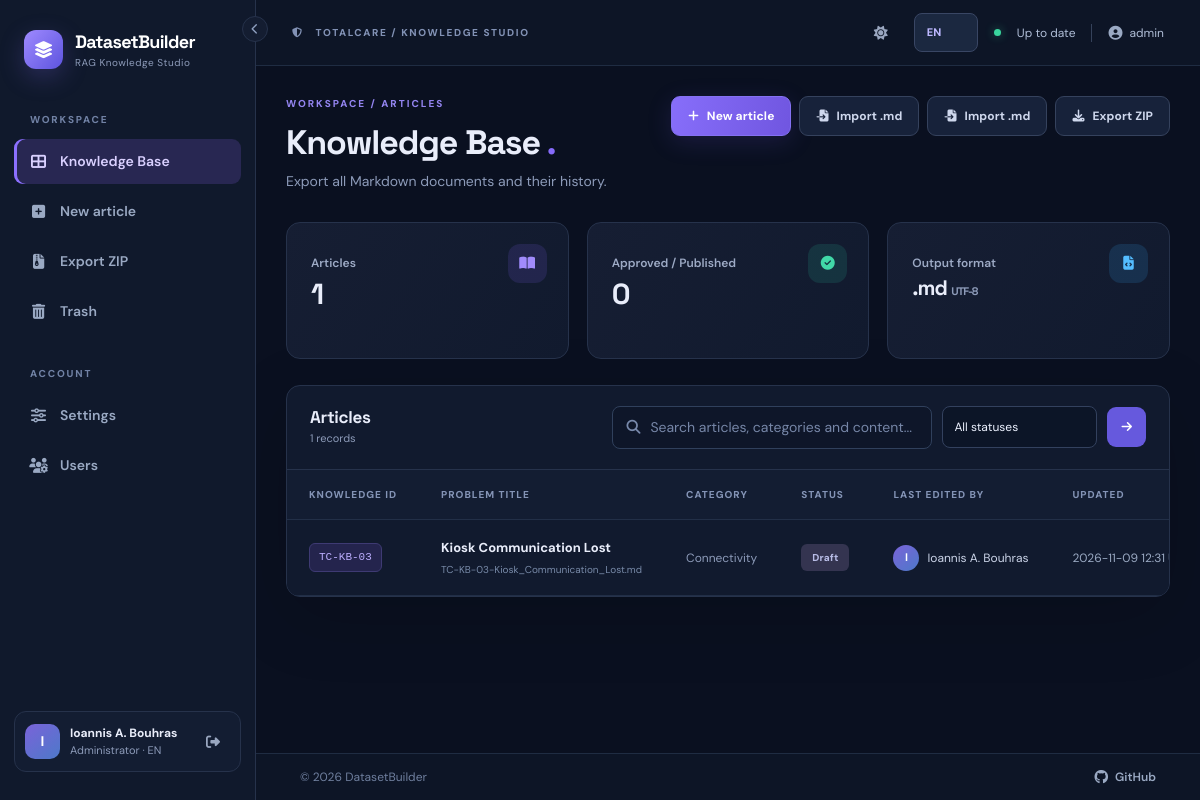
The page / (signed in) on the database its author committed.
### datasetbuilder/models.py (models this page shows, shortened)
class User(UserMixin, db.Model):
    __tablename__ = "users"
    id = db.Column(db.Integer, primary_key=True)
    username = db.Column(db.String(80), nullable=False, unique=True)
    display_name = db.Column(db.String(160), nullable=False)
    password_hash = db.Column(db.String(255), nullable=False)
    role = db.Column(db.String(20), nullable=False, default="editor")
    active = db.Column(db.Boolean, nullable=False, default=True)
    created_at = db.Column(db.DateTime, nullable=False, default=utcnow)
    last_login_at = db.Column(db.DateTime)
    preferred_language = db.Column(db.String(2), nullable=False, default="en")
    preferred_theme = db.Column(db.String(5), nullable=False, default="dark")
    @property
    def is_active(self):
        return self.active
    def can_edit(self):
        return self.role in ("admin", "editor")
    def is_admin(self):
        return self.role == "admin"

class Document(db.Model):
    __tablename__ = "documents"
    __table_args__ = (Index("ix_documents_search_filters", "deleted_at", "knowledge_status", "category"),)
    id = db.Column(db.Integer, primary_key=True)
    title = db.Column(db.String(240), nullable=False)
    slug = db.Column(db.String(260), nullable=False)
    markdown = db.Column(db.Text, nullable=False)
    category = db.Column(db.String(120), nullable=False, default="General")
    knowledge_status = db.Column(db.String(60), nullable=False, default="Draft")
    product = db.Column(db.String(120), nullable=False, default="TotalCare")
    language = db.Column(db.String(40), nullable=False, default="English")
    created_by_id = db.Column(db.Integer, db.ForeignKey("users.id", ondelete="RESTRICT"), nullable=False)
    updated_by_id = db.Column(db.Integer, db.ForeignKey("users.id", ondelete="RESTRICT"), nullable=False)
    revision = db.Column(db.Integer, nullable=False, default=1)
    created_at = db.Column(db.DateTime, nullable=False, default=utcnow)
    updated_at = db.Column(db.DateTime, nullable=False, default=utcnow)
    deleted_at = db.Column(db.DateTime)
    sync_error = db.Column(db.Text)
    created_by = db.relationship("User", foreign_keys=[created_by_id], lazy="joined")
    updated_by = db.relationship("User", foreign_keys=[updated_by_id], lazy="joined")
    versions = db.relationship("DocumentRevision", back_populates="document", order_by="DocumentRevision.number.desc()")
    @property
    def kb_id(self):
        from flask import current_app
        return f"{current_app.config['KB_PREFIX']}-{self.id:0{current_app.config['KB_PADDING']}d}"
    @property
    def filename(self):
        return f"{self.kb_id}-{self.slug}.md"

### datasetbuilder/views.py (the view)
@bp.get('/')
@login_required
def dashboard():
    q = request.args.get('q', '').strip()[:160]
    status = request.args.get('status', '').strip()[:60]
    query = _filtered_documents()
    page = max(request.args.get('page', 1, type=int), 1)
    page_results = query.order_by(Document.updated_at.desc(), Document.id.desc()).paginate(
        page=page, per_page=24, error_out=False)
    total = db.session.query(Document).filter(Document.deleted_at.is_(None)).count()
    published = db.session.query(Document).filter(Document.deleted_at.is_(None),
        Document.knowledge_status.in_(['Published', 'Approved'])).count()
    return render_template('dashboard.html', records=page_results, q=q,
                           status=status, total=total, published=published)

### datasetbuilder/__init__.py (called while the page is built)
@login_manager.user_loader
def load_user(user_id):
    try:
        user = db.session.get(User, int(user_id))
        return user if user and user.active else None
    except (TypeError, ValueError):
        return None

### datasetbuilder/i18n.py (called while the page is built)
def translate(key, lang='en'):
    return (EL if lang == 'el' else EN).get(key, EN.get(key, key))

### datasetbuilder/views.py (called while the page is built)
def _filtered_documents():
    query = db.session.query(Document).filter(Document.deleted_at.is_(None))
    q = request.args.get('q', '').strip()[:160]
    status = request.args.get('status', '').strip()[:60]
    if q:
        pattern = f'%{q}%'
        query = query.filter(or_(Document.title.ilike(pattern), Document.markdown.ilike(pattern),
                                 Document.category.ilike(pattern), Document.product.ilike(pattern)))
    if status in KNOWLEDGE_STATUS_VALUES:
        query = query.filter(Document.knowledge_status == status)
    return query

### datasetbuilder/templates/dashboard.html (shortened to what this page needs)
{% extends 'base.html' %}
{% block content %}
<section class="page-head"><div><div class="eyebrow">{{ t('workspace_eyebrow')|upper }}</div><h1>{{ t('dashboard') }} <span class="heading-accent">.</span></h1><p class="muted">{{ t('files_exported') }}</p></div><div class="d-flex gap-2 flex-wrap">{% if current_user.can_edit() %}<a class="btn btn-primary" href="{{ url_for('main.new_document') }}"><i class="fa-solid fa-plus me-2"></i>{{ t('new_article') }}</a>{% endif %}{% if current_user.can_edit() %}<form action="{{ url_for('main.import_markdown') }}" method="post" enctype="multipart/form-data" class="d-inline-flex"><input type="hidden" name="csrf_token" value="{{ csrf_token() }}"><label class="btn btn-outline-light-custom" for="import-document"><i class="fa-solid fa-file-import me-2"></i>{{ t('import_md') }}</label><input type="file" id="import-document" name="file" accept=".md,text/markdown,text/plain" class="visually-hidden"></form>{% endif %}{% if current_user.can_edit() %}<form method="post" enctype="multipart/form-data" action="{{ url_for('main.import_document') }}" class="import-form"><input type="hidden" name="csrf_token" value="{{ csrf_token() }}"><label class="btn btn-outline-light-custom mb-0" for="import-md-input"><i class="fa-solid fa-file-import me-2"></i>{{ t('import_file') }}</label><input id="import-md-input" type="file" name="file" accept=".md,text/markdown" class="visually-hidden" required></form>{% endif %}<a class="btn btn-outline-light-custom" href="{{ url_for('main.export_zip') }}"><i class="fa-solid fa-download me-2"></i>{{ t('export') }}</a></div></section>
<div class="stats-grid"><div class="stat-card"><div class="stat-icon s-purple"><i class="fa-solid fa-book-open"></i></div><span>{{ t('articles') }}</span><strong>{{ total }}</strong></div><div class="stat-card"><div class="stat-icon s-green"><i class="fa-solid fa-circle-check"></i></div><span>{{ t('approved_published') }}</span><strong>{{ published }}</strong></div><div class="stat-card"><div class="stat-icon s-blue"><i class="fa-solid fa-file-code"></i></div><span>{{ t('output_format') }}</span><strong class="stat-text">.md <small>UTF-8</small></strong></div></div>
<div class="surface"><div class="surface-header"><div><h2>{{ t('articles') }}</h2><small class="muted">{{ records.total }} {{ t('records') }}</small></div><form class="search-tools" method="get"><div class="search-box"><i class="fa-solid fa-magnifying-glass"></i><input name="q" value="{{ q }}" placeholder="{{ t('search') }}" aria-label="{{ t('search') }}"></div><select name="status" class="form-select select-filter" aria-label="{{ t('filter_status') }}"><option value="">{{ t('all_statuses') }}</option>{% for option in ['Draft','In Review','Approved','Published','Archived'] %}<option value="{{ option }}" {% if status == option %}selected{% endif %}>{{ t('status_'+option|lower|replace(' ','_')) }}</option>{% endfor %}</select><button class="btn btn-icon-primary" title="{{ t('filter') }}"><i class="fa-solid fa-arrow-right"></i></button></form></div>
{% if records.items %}<div class="table-responsive"><table class="table data-table align-middle"><thead><tr><th>{{ t('kb_code') }}</th><th>{{ t('title') }}</th><th>{{ t('category') }}</th><th>{{ t('status') }}</th><th>{{ t('updated_by') }}</th><th>{{ t('updated') }}</th><th></th></tr></thead><tbody>{% for doc in records.items %}<tr><td><span class="code-tag">{{ doc.kb_id }}</span></td><td><a href="{{ url_for('main.show_document', doc_id=doc.id) }}" class="table-title">{{ doc.title }}</a><div class="sub-file">{{ doc.filename }}</div></td><td><span class="muted">{{ doc.category }}</span></td><td><span class="status-pill status-{{ doc.knowledge_status|lower|replace(' ','-') }}">{{ t("status_" + doc.knowledge_status|lower|replace(" ","_")) }}</span></td><td><div class="mini-author"><span class="mini-avatar">{{ doc.updated_by.display_name[:1]|upper }}</span>{{ doc.updated_by.display_name }}</div></td><td><span class="date-text">{{ doc.updated_at.strftime('%Y-%m-%d %H:%M') }} UTC</span></td><td><a class="icon-btn" title="{{ t('view') }}" href="{{ url_for('main.show_document', doc_id=doc.id) }}"></a></td></tr>{% endfor %}</tbody></table></div>
{% else %}<div class="empty-state"><i class="fa-regular fa-folder-open"></i><h3>{{ t('no_articles') }}</h3><p>{{ t('no_articles_hint') }}</p>{% if current_user.can_edit() %}<a href="{{ url_for('main.new_document') }}" class="btn btn-primary">{{ t('new_article') }}</a>{% endif %}</div>{% endif %}
</div>
{% endblock %}

### datasetbuilder/templates/base.html (shortened to what this page needs)
<!doctype html>
<html lang="{{ ui_lang }}" data-theme="{{ ui_theme }}">
<head>
  <link rel="stylesheet" href="{{ url_for('static', filename='vendor/bootstrap.min.css') }}">
  <link rel="stylesheet" href="https://cdnjs.cloudflare.com/ajax/libs/font-awesome/6.5.2/css/all.min.css">
  <link rel="stylesheet" href="{{ url_for('static', filename='css/app.css') }}">
  <link rel="stylesheet" href="{{ url_for('static', filename='css/print.css') }}" media="print">
</head>
<body class="{% if current_user.is_authenticated %}app-shell{% else %}login-shell{% endif %}{% if nav_collapsed %} nav-collapsed{% endif %}">
{% if current_user.is_authenticated %}
  <aside class="sidebar" id="appSidebar">
    <button type="button" class="nav-collapse-btn" id="nav-collapse" aria-controls="appSidebar" aria-expanded="true" title="{{ t('collapse_nav') }}"><i class="fa-solid fa-chevron-left"></i></button>
    <a class="brand" href="{{ url_for('main.dashboard') }}">
      <span class="brand-icon"><i class="fa-solid fa-layer-group"></i></span>
      <span class="brand-text"><strong>DatasetBuilder</strong><small>{{ t('tagline') }}</small></span>
    </a>
    <div class="sidebar-label">{{ t('workspace')|upper }}</div>
    <nav class="menu">
      <a class="menu-link {% if request.endpoint == 'main.dashboard' %}active{% endif %}" href="{{ url_for('main.dashboard') }}" title="{{ t('dashboard') }}"><i class="fa-solid fa-table-cells-large"></i> <span class="nav-text">{{ t('dashboard') }}</span></a>
      {% if current_user.can_edit() %}
      <a class="menu-link {% if request.endpoint == 'main.new_document' %}active{% endif %}" href="{{ url_for('main.new_document') }}" title="{{ t('new_article') }}"><i class="fa-solid fa-square-plus"></i> <span class="nav-text">{{ t('new_article') }}</span></a>
      {% endif %}
      <a class="menu-link" href="{{ url_for('main.export_zip') }}" id="nav-export" title="{{ t('export') }}"><i class="fa-solid fa-file-zipper"></i> <span class="nav-text">{{ t('export') }}</span></a>
      {% if current_user.can_edit() %}<a class="menu-link {% if request.endpoint == 'main.trash' %}active{% endif %}" href="{{ url_for('main.trash') }}" title="{{ t('trash') }}"><i class="fa-solid fa-trash-can"></i> <span class="nav-text">{{ t('trash') }}</span></a>{% endif %}
    </nav>
    <div class="sidebar-label mt-4">{{ t('account')|upper }}</div>
    <nav class="menu">
      <a class="menu-link {% if request.endpoint == 'main.settings' %}active{% endif %}" href="{{ url_for('main.settings') }}" title="{{ t('settings') }}"><i class="fa-solid fa-sliders"></i> <span class="nav-text">{{ t('settings') }}</span></a>
      {% if current_user.is_admin() %}<a class="menu-link {% if request.endpoint == 'admin.users' %}active{% endif %}" href="{{ url_for('admin.users') }}" title="{{ t('users') }}"><i class="fa-solid fa-users-gear"></i> <span class="nav-text">{{ t('users') }}</span></a>{% endif %}
    </nav>
    <div class="sidebar-footer">
      <div class="user-avatar">{{ current_user.display_name[:1]|upper }}</div>
      <div class="user-mini"><b>{{ current_user.display_name }}</b><small>{{ t('account_role_'+current_user.role) }} · {{ 'EL' if ui_lang == 'el' else 'EN' }}</small></div>
      <form method="post" action="{{ url_for('auth.logout') }}"><input type="hidden" name="csrf_token" value="{{ csrf_token() }}"><button class="icon-btn" title="{{ t('logout') }}" aria-label="{{ t('logout') }}"><i class="fa-solid fa-right-from-bracket"></i></button></form>
    </div>
  </aside>
{% endif %}
<main class="{% if current_user.is_authenticated %}main-area{% else %}login-main{% endif %}">
{% if current_user.is_authenticated %}
  <header class="topbar">
    <div class="d-flex align-items-center gap-2"><span class="location-label"><i class="fa-solid fa-shield-halved me-2"></i> TOTALCARE / {{ t('knowledge_studio')|upper }}</span></div>
    <div class="d-flex align-items-center gap-3"><button class="icon-btn" id="theme-toggle" type="button" title="{{ t('switch_theme') }}" aria-label="{{ t('switch_theme') }}"><i class="fa-solid fa-{{ 'sun' if ui_theme == 'dark' else 'moon' }}"></i></button><form action="{{ url_for('main.change_language') }}" method="post" class="d-inline-flex align-items-center"><input type="hidden" name="csrf_token" value="{{ csrf_token() }}"><input type="hidden" name="next" value="{{ request.full_path }}"><select name="language" class="form-select form-select-sm lang-switch" aria-label="{{ t('preferred_language') }}"><option value="en" {% if ui_lang=='en' %}selected{% endif %}>EN</option><option value="el" {% if ui_lang=='el' %}selected{% endif %}>ΕΛ</option></select></form><span class="live-dot"></span><span class="topbar-note">{{ t('ready') }}</span><span class="topbar-user"><i class="fa-solid fa-user-circle"></i>{{ current_user.username }}</span></div>
  </header>
{% endif %}
  <div class="content-area {% block content_class %}{% endblock %}">{% block content %}{% endblock %}</div>
  <footer class="app-footer">
    <span class="app-footer-copy">&copy; {{ footer_year }} {{ footer_owner }}</span>
    <a class="app-footer-link" href="{{ footer_url }}" target="_blank" rel="noopener noreferrer"><i class="fa-brands fa-github"></i> GitHub</a>
  </footer>
</main>
<div class="toast-container position-fixed top-0 end-0 p-4" id="toast-container" style="z-index:11000;"></div>
</body>
</html>

### rows shown on the page
User: display_name "I", display_name "Ioannis A. Bouhras", role "Administrator", preferred_language "EN", language "EN", username "admin"
Document: kb_id "TC-KB-03", title "Kiosk Communication Lost", filename "TC-KB-03-Kiosk_Communication_Lost.md", category "Connectivity", knowledge_status "Draft", updated_by "I", updated_by.display_name "Ioannis A. Bouhras", updated_at "2026-11-09 12:31"

### other values the page prints
{{ t('tagline') }} "RAG Knowledge Studio"
{{ t('workspace')|upper }} "WORKSPACE"
{{ t('dashboard') }} "Knowledge Base"
{{ t('new_article') }} "New article"
{{ t('export') }} "Export ZIP"
{{ t('trash') }} "Trash"
{{ t('account')|upper }} "ACCOUNT"
{{ t('settings') }} "Settings"
{{ t('users') }} "Users"
{{ t('knowledge_studio')|upper }} "KNOWLEDGE STUDIO"
{{ t('ready') }} "Up to date"
{{ t('workspace_eyebrow')|upper }} "WORKSPACE / ARTICLES"
{{ t('files_exported') }} "Export all Markdown documents and their history."
{{ t('import_md') }} "Import .md"
{{ t('import_file') }} "Import .md"
